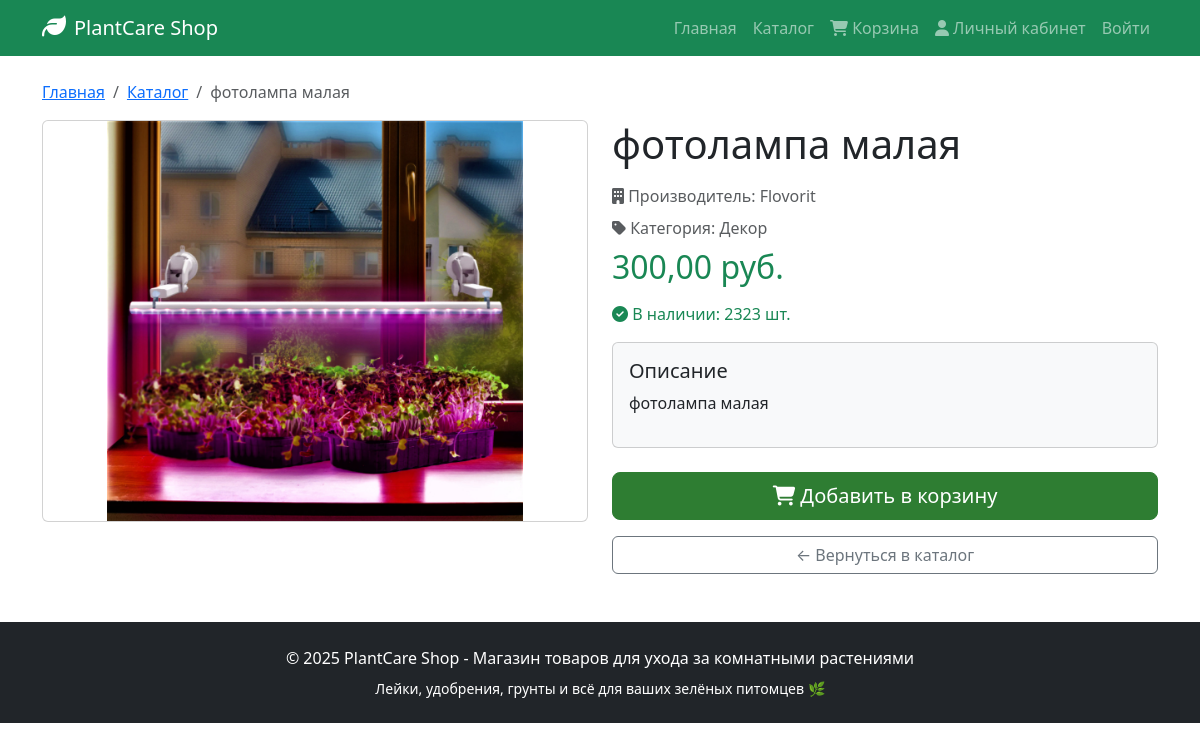
The page /catalog/34/ on the database its author committed.
### shop/models.py (models this page shows, shortened)
class Product(models.Model):
    name = models.CharField(max_length=200)
    description = models.TextField()
    photo = models.ImageField(upload_to='products/')
    price = models.DecimalField(max_digits=10, decimal_places=2)
    stock = models.IntegerField()
    category = models.ForeignKey(Category, on_delete=models.CASCADE)
    manufacturer = models.ForeignKey(Manufacturer, on_delete=models.CASCADE)

class Manufacturer(models.Model):
    name = models.CharField(max_length=100)
    country = models.CharField(max_length=100)
    description = models.TextField(blank=True)

class Category(models.Model):
    name = models.CharField(max_length=100)
    description = models.TextField(blank=True)

### shop/views.py (the view)
# urls.py: path('catalog/<int:pk>/', views.product_detail, name='product_detail'),
def product_detail(request, pk):
    return render(request, 'shop/product_detail.html', {
        'product': get_object_or_404(Product, id=pk)
    })

### shop/templates/shop/product_detail.html (shortened to what this page needs)
{% extends 'base.html' %}
{% load static %}
{% block content %}
<nav aria-label="breadcrumb">
    <ol class="breadcrumb">
        <li class="breadcrumb-item"><a href="{% url 'home' %}">Главная</a></li>
        <li class="breadcrumb-item"><a href="{% url 'catalog' %}">Каталог</a></li>
        <li class="breadcrumb-item active" aria-current="page">{{ product.name }}</li>
    </ol>
</nav>
<div class="row">
    <div class="col-md-6">
        <div class="card">
            {% if product.photo %}
                <img src="{{ product.photo.url }}" class="card-img-top" alt="{{ product.name }}" style="max-height: 400px; object-fit: contain;">
            {% else %}
                <div class="card-body text-center py-5">
                    <i class="fas fa-leaf fa-5x text-success"></i>
                    <p class="mt-2 text-muted">Нет фото</p>
                </div>
            {% endif %}
        </div>
    </div>
    <div class="col-md-6">
        <h1 class="mb-3">{{ product.name }}</h1>
        <p class="text-muted mb-2">
            <i class="fas fa-building"></i> Производитель: {{ product.manufacturer.name }}
        </p>
        <p class="text-muted mb-2">
            <i class="fas fa-tag"></i> Категория: {{ product.category.name }}
        </p>
        <h2 class="text-success mb-3">{{ product.price }} руб.</h2>
        {% if product.stock > 0 %}
            <p class="text-success">
                <i class="fas fa-check-circle"></i> В наличии: {{ product.stock }} шт.
            </p>
        {% else %}
            <p class="text-danger">
                <i class="fas fa-times-circle"></i> Нет в наличии
            </p>
        {% endif %}
        <div class="card bg-light p-3 mb-4">
            <h5>Описание</h5>
            <p>{{ product.description }}</p>
        </div>
        {% if product.stock > 0 %}
            <a href="{% url 'add_to_cart' product.id %}" class="btn btn-success btn-lg w-100">
                <i class="fas fa-shopping-cart"></i> Добавить в корзину
            </a>
        {% else %}
            <button class="btn btn-secondary btn-lg w-100" disabled>
                <i class="fas fa-times"></i> Нет в наличии
            </button>
        {% endif %}
        <a href="{% url 'catalog' %}" class="btn btn-outline-secondary w-100 mt-3">
            ← Вернуться в каталог
        </a>
    </div>
</div>
{% endblock %}

### static/css/style.css (style rules this page uses)
.card { transition: transform 0.3s ease, box-shadow 0.3s ease; }
.btn-success { background-color: #2e7d32; border-color: #2e7d32; }

### rows shown on the page
Product: name "фотолампа малая", photo (picture), manufacturer.name "Flovorit", category.name "Декор", price "300,00", stock "2323", description "фотолампа малая"
